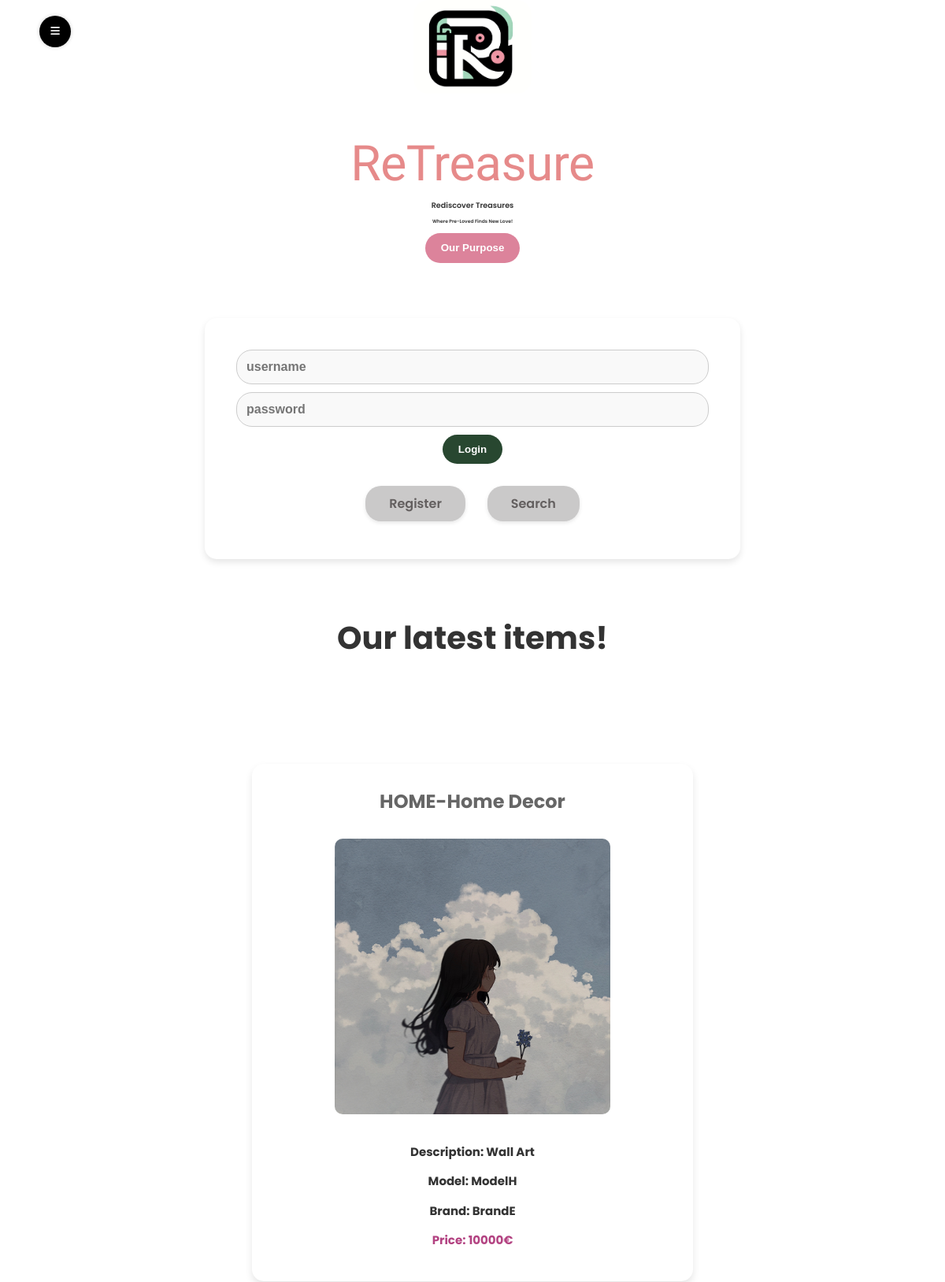
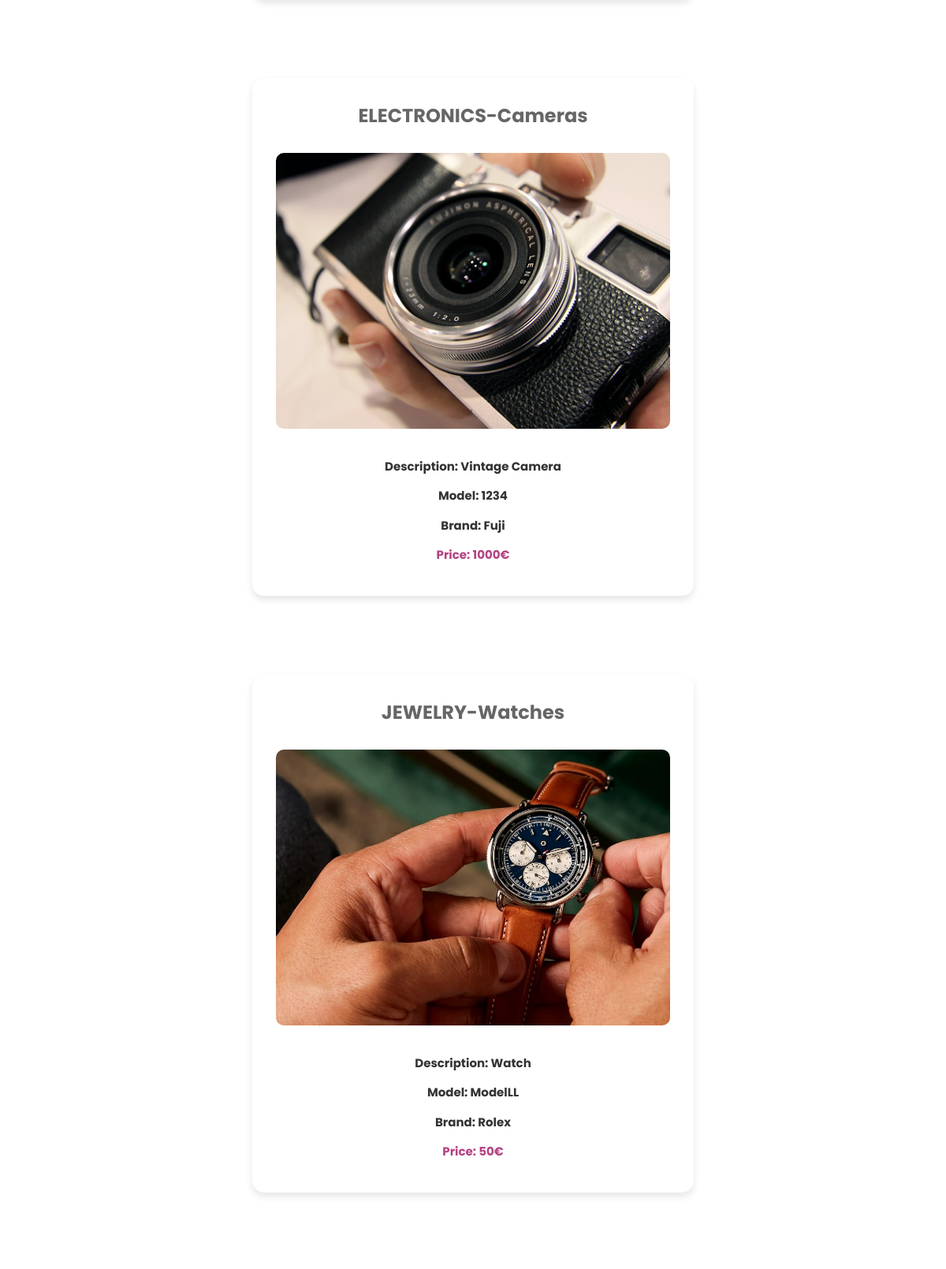
The page /pages/index.php (upper part) on the database its author committed (2 pictures, top to bottom).
### tables this page shows
CREATE TABLE items(
    id INTEGER,
    ownerUser TEXT NOT NULL,
    category TEXT NOT NULL,
    descriptionItem TEXT NOT NULL,
    sizeItem TEXT NOT NULL,
    color TEXT NOT NULL,
    price INTEGER NOT NULL,
    brand TEXT NOT NULL,
    model TEXT NOT NULL,
    condition TEXT NOT NULL,
    imagePath TEXT NOT NULL,
    PRIMARY KEY (id),
    FOREIGN KEY (ownerUser) REFERENCES users(username)
);

### pages/index.php (called while the page is built, shortened)
<?php
  require_once(__DIR__ . '/../utils/session.php');
  $session = new Session();
  require_once(__DIR__ . '/../database/item.class.php');
  require_once(__DIR__ . '/../templates/basic.tpl.php');
  require_once(__DIR__ . '/../templates/items.tpl.php');
  $dbh = get_database_connection();
  $items = Item::getItems($dbh, 5);
  drawHeader($session, 'ReTreasure', $dbh);
  drawMenu('MENU', $dbh);
  drawItems($dbh, $items);
  drawFooter();

### utils/session.php (called while the page is built, shortened)
<?php
  class Session {
    public function isLoggedIn() : bool {
      return isset($_SESSION['username']);
    }
  }

### database/item.class.php (called while the page is built, shortened)
<?php
  class Item {
    public function __construct(int $id, string $ownerUser, string $category, string $descriptionItem, string $sizeItem, string $color, int $price, string $brand, string $model, string $condition, string $imagePath)
    {
      $this->id = $id;
      $this->category = $category;
      $this->descriptionItem = $descriptionItem;
      $this->price = $price;
      $this->brand = $brand;
      $this->model = $model;
      $this->imagePath = $imagePath;
    }
    public static function getItems(PDO $db, int $count): array {
        $query = "SELECT * FROM items ORDER BY id DESC LIMIT 20";
        $statement = $db->prepare($query);
        $statement->execute();
        $items = [];
        while ($row = $statement->fetch(PDO::FETCH_ASSOC)) {
            $items[] = new Item(
                $row['id'],
                $row['ownerUser'],
                $row['category'],
                $row['descriptionItem'],
                $row['sizeItem'],
                $row['color'],
                $row['price'],
                $row['brand'],
                $row['model'],
                $row['condition'],
                $row['imagePath']
            );
        }
        return $items;
    }
  }

### database/user.db.php (called while the page is built, shortened)
<?php
function is_sold(PDO $dbh, int $id) : bool
{
  $stmt = $dbh->prepare('SELECT * FROM sold WHERE id = ?');
  $stmt->execute(array($id));
  return $stmt->fetch() !== false;
}

### templates/items.tpl.php (the view, shortened to what this page needs)
<?php
  require_once(__DIR__ . '/../utils/session.php');
  require_once(__DIR__ . '/../database/user.db.php');
  require_once(__DIR__ . '/../database/item.class.php');
?>
<?php function drawItems(PDO $dbh, array $items) { ?>
    <section id="items2">
        <h3>Our latest items!</h3>
        <?php foreach ($items as $item) { ?>
            <?php if (!is_sold($dbh, $item->id)) { ?>
            <article>
                <h3><?=$item->category?></h3>
                <a href="/pages/item.php?id=<?=$item->id?>">
                    <img src="<?=$item->imagePath?>"><br>
                    <section id="description">
                        <p id="descriptionItem">Description: <?=htmlspecialchars($item->descriptionItem)?></p>
                        <p id="model">Model: <?=htmlspecialchars($item->model)?></p>
                        <p id="brand">Brand: <?=htmlspecialchars($item->brand)?></p>
                        <p id="price">Price: <?=$item->price?>&#8364</p>
                    </section>
                </a>
            </article>
            <?php } ?>
        <?php } ?>
    </section>
<?php } ?>

### templates/basic.tpl.php (shortened to what this page needs)
<?php
  require_once(__DIR__ . '/../utils/session.php');
  require_once(__DIR__ . '/../database/item.class.php');
  require_once(__DIR__ . '/../database/user.db.php');
?>
<?php function drawHeader(Session $session, string $title, PDO $dbh) { ?>
<!DOCTYPE html>
<html lang="en-US">
  <head>
    <link rel="stylesheet" href="/css/style.css">
    <link rel="stylesheet" href="https://cdnjs.cloudflare.com/ajax/libs/font-awesome/6.0.0-beta3/css/all.min.css">
  </head>
  <body>
    <header>
      <div class="header-container">
        <img src="/images/logo4.png" alt="ReTreasure Logo" class="logo">
        <h1><a href="/">ReTreasure</a></h1>
        <h2>Rediscover Treasures</h2>
        <h3>Where Pre-Loved Finds New Love!</h3>
        <button type="show" onclick="toggleAside()">Our Purpose</button>
      </div>
      <?php
        if ($session->isLoggedIn()) drawLogoutForm($session);
        else drawLoginForm();
      ?>
    </header>
    <main>
<?php } ?>
<?php function drawFooter() { ?>
    </main>
  </body>
</html>
<?php } ?>
<?php function drawMenu(string $title, PDO $dbh) { ?>
  <button class="menu_button" onclick="toggleMenu()">
    <i class="fas fa-bars"></i>
</button>
<?php } ?>
<?php function drawLoginForm() { ?>
  <form action="/actions/action_login.php" method="post" class="login">
    <section>
      <input type="username" name="username" placeholder="username" required>
      <input type="password" name="password" placeholder="password" required>
      <button type="submit">Login</button>
    </section>
    <section>
      <a href="/pages/register.php"> Register</a>
      <a href="/pages/search.php"> Search</a>
    </section>
  </form>
<?php } ?>

### rows shown on the page
items: category "HOME-Home Decor", imagePath (picture), descriptionItem "Wall Art", model "ModelH", brand "BrandE", price "10000"
items: category "ELECTRONICS-Cameras", imagePath (picture), descriptionItem "Vintage Camera", model "1234", brand "Fuji", price "1000"
items: category "JEWELRY-Watches", imagePath (picture), descriptionItem "Watch", model "ModelLL", brand "Rolex", price "50"
